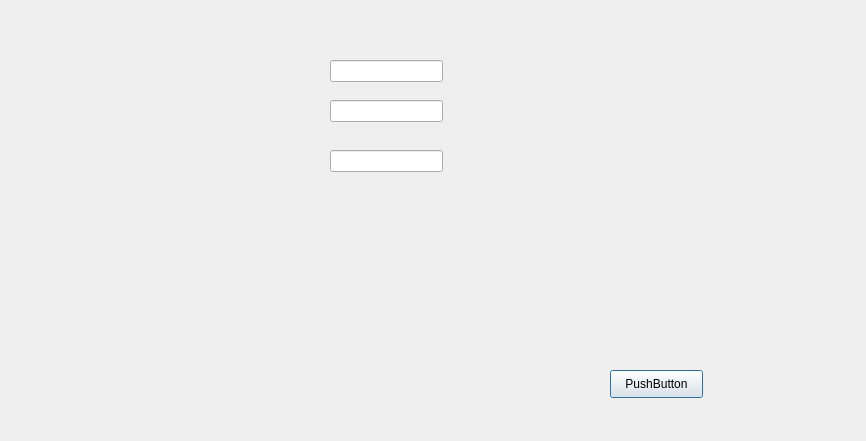
<?xml version="1.0" encoding="UTF-8"?>
<ui version="4.0">
 <class>additem</class>
 <widget class="QDialog" name="additem">
  <property name="geometry">
   <rect>
    <x>0</x>
    <y>0</y>
    <width>866</width>
    <height>441</height>
   </rect>
  </property>
  <property name="windowTitle">
   <string>Dialog</string>
  </property>
  <widget class="QPushButton" name="push">
   <property name="geometry">
    <rect>
     <x>610</x>
     <y>370</y>
     <width>93</width>
     <height>28</height>
    </rect>
   </property>
   <property name="text">
    <string>PushButton</string>
   </property>
  </widget>
  <widget class="QLineEdit" name="name">
   <property name="geometry">
    <rect>
     <x>330</x>
     <y>60</y>
     <width>113</width>
     <height>22</height>
    </rect>
   </property>
  </widget>
  <widget class="QLineEdit" name="author">
   <property name="geometry">
    <rect>
     <x>330</x>
     <y>100</y>
     <width>113</width>
     <height>22</height>
    </rect>
   </property>
  </widget>
  <widget class="QLineEdit" name="price">
   <property name="geometry">
    <rect>
     <x>330</x>
     <y>150</y>
     <width>113</width>
     <height>22</height>
    </rect>
   </property>
  </widget>
 </widget>
 <resources/>
 <connections/>
</ui>
